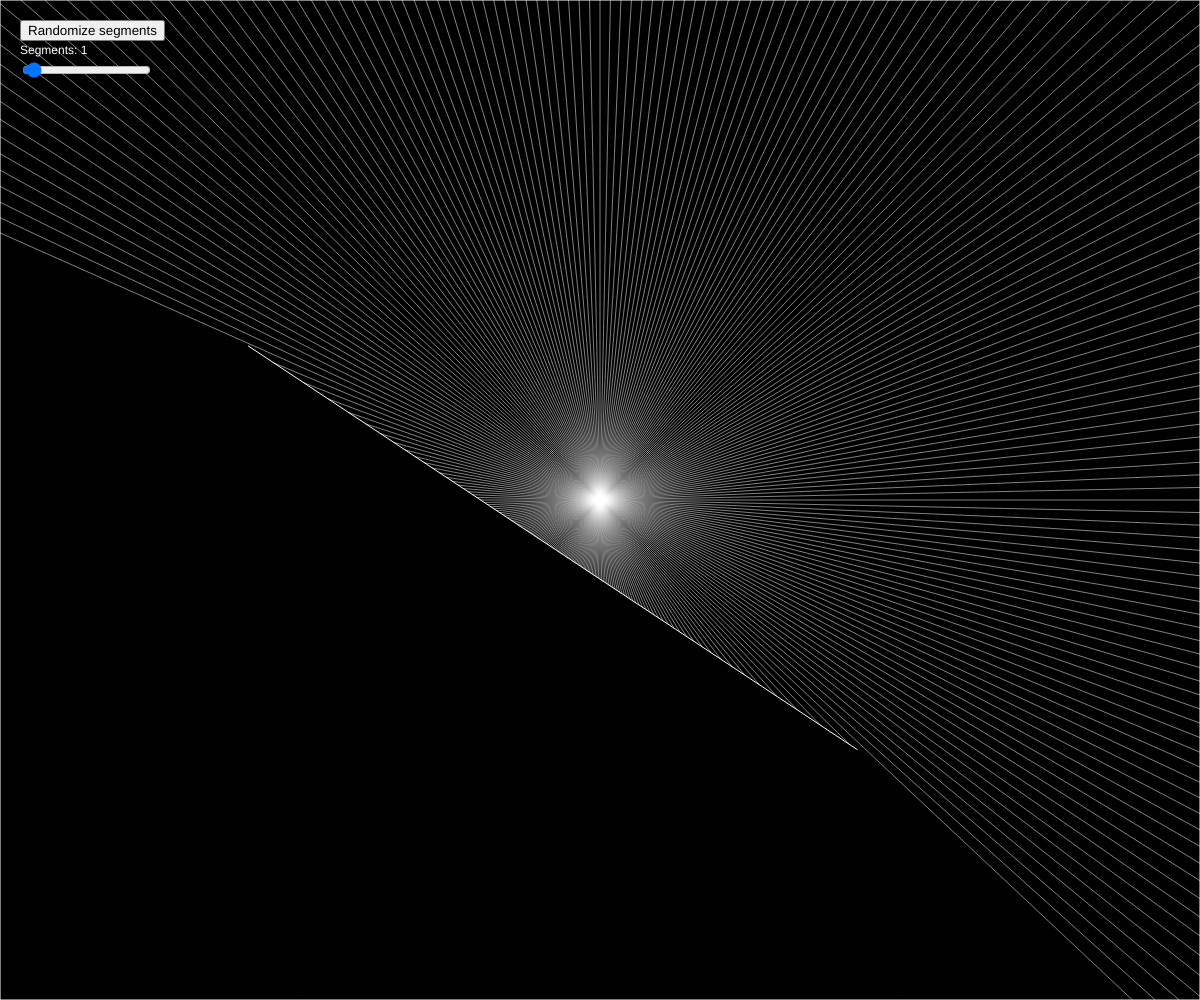
Frame 1 (no input)
Frame 60 (no input): identical to frame 1, image omitted
Frame 120 (the mouse pressed at the canvas centre since frame 60): identical to frame 1, image omitted

The p5.js sketch that drew this single still picture (run headless with seeded random() and noise() and a simulated clock; from frame 60 on, the mouse is pressed at the canvas centre):

// p5.js sketch
// ── sketch.js
class LineSegment {
	constructor(x0, y0, x1, y1) {
		this.v0 = createVector(x0, y0);
		this.v1 = createVector(x1, y1);
	}

	draw() {
		stroke(255);
		line(this.v0.x, this.v0.y, this.v1.x, this.v1.y);
	}
}


class Ray {
	constructor(position, direction) {
		this.position  = position;
		this.direction = direction;
	}

	cast(segment) {
		const x1 = segment.v0.x;
		const y1 = segment.v0.y;
		const x2 = segment.v1.x;
		const y2 = segment.v1.y;
		
		const x3 = this.position.x;
		const y3 = this.position.y;
		const x4 = this.position.x + this.direction.x;
		const y4 = this.position.y + this.direction.y;

		const denominator = (x1 - x2) * (y3 - y4) - (y1 - y2) * (x3 - x4);
		if (denominator == 0) {
			return;  // Lines are parallell.
		}

		const t =  ((x1 - x3) * (y3 - y4) - (y1 - y3) * (x3 - x4)) / denominator;
		const u = -((x1 - x2) * (y1 - y3) - (y1 - y2) * (x1 - x3)) / denominator;

		if (0 < t && t < 1 && 0 < u) {
			let result = createVector();
			result.x = this.position.x + this.direction.x * u;
			result.y = this.position.y + this.direction.y * u;
			return result;
		} else {
			return;  // Lines do not intersect.
		}
	}

	closest(x, y, segments) {
		let closestDistance = Infinity;
		let closestPoint 	 = null;

		for (let segment of segments) {
			let point = this.cast(segment);
			if (point) {
				let distance = Math.pow(point.x - x, 2) + Math.pow(point.y - y, 2);
				if (distance < closestDistance) {
					closestDistance = distance;
					closestPoint 	  = point;
				}
			}
		}

		return closestPoint;
	}

	draw() {
		stroke(255);
		const size = 16;
		line(this.position.x, this.position.y, this.position.x + this.direction.x * size, this.position.y + this.direction.y * size);
	}
}

class RaySource {
	constructor(position, direction) {
		this.position  = position;
		this.direction = direction;

		this.rays = [];
		let delta = TWO_PI / 300;
		for (var i = 0; i < TWO_PI - delta; i += delta) {
			this.rays.push(new Ray(this.position, p5.Vector.fromAngle(i)));
		}
	}

	draw(segments) {
		let sourceX = this.position.x;
		let sourceY = this.position.y;

		// Draw source ball.
		fill(255);
		ellipse(sourceX, sourceY, 4, 4);

		// Draw rays.
		stroke(255, 128);
		for (let ray of this.rays) {
			let point = ray.closest(sourceX, sourceY, segments);
			
			if (point) {
				line(sourceX, sourceY, point.x, point.y);
			}
		}
	}
}


function randomizeSegments() {
	lineSegments = [];

	// Walls.
	lineSegments.push(new LineSegment(0, 0, 0, windowHeight));
	lineSegments.push(new LineSegment(0, 0, windowWidth, 0));
	lineSegments.push(new LineSegment(windowWidth, windowHeight, windowWidth, 0));
	lineSegments.push(new LineSegment(windowWidth, windowHeight, 0, windowHeight));

	for (let i = 0; i < segmentCount; ++i) {
		let x1 = random(width);
		let x2 = random(width);
		let y1 = random(height);
		let y2 = random(height);

		lineSegments.push(new LineSegment(x1, y1, x2, y2));
	}
}


let lineSegments = [];
let source;
let button;
let slider;
let segmentCount;
function setup() {
	createCanvas(windowWidth, windowHeight);
	smooth();

  button = createButton('Randomize segments');
  button.position(20, 20);
  button.mousePressed(() => {randomizeSegments(); render();});

  slider = createSlider(0, 32, 1);
  slider.position(20, 60);
  segmentCount = slider.value();

  fill(255);
  text("Segments: " + slider.value(), 20, 54);

	source = new RaySource(
		createVector(windowWidth/2, windowHeight/2), 
		createVector(1, 0)
	);

	randomizeSegments();
	render();
}


function draw() {
	let shouldUpdate = false;

  if (keyIsDown(UP_ARROW)) {
  	source.position.x += source.direction.x * 2;
  	source.position.y += source.direction.y * 2;
  	shouldUpdate = true;
  } else if (keyIsDown(DOWN_ARROW)) {
  	source.position.x += source.direction.x * 2;
  	source.position.y += source.direction.y * 2;
  	shouldUpdate = true;
  }

	let value = slider.value();
	if (value != segmentCount) {
		segmentCount = value;
		randomizeSegments();
		shouldUpdate = true;
	}

	if (shouldUpdate) {
		render();
	}
}


function render() {
  background(0);
  fill(255);
  text("Segments: " + slider.value(), 20, 54);

  source.direction = createVector(mouseX - source.position.x, mouseY - source.position.y).normalize();
 
 	for (let lineSegment of lineSegments) {
 		lineSegment.draw();
  }
  source.draw(lineSegments);

}
